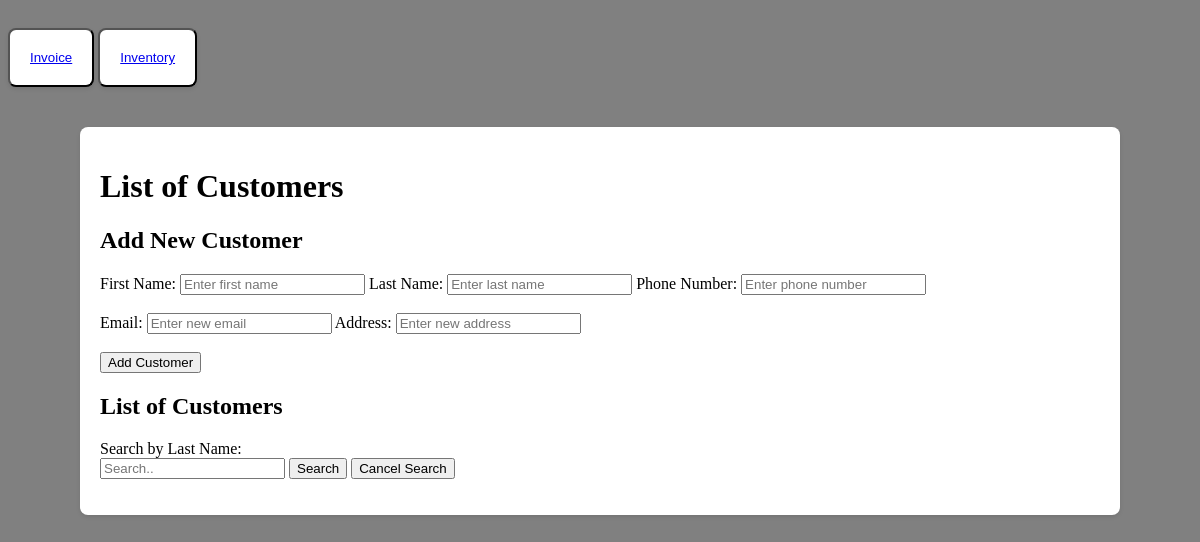
/customers, run on an earlier commit of the app's database.
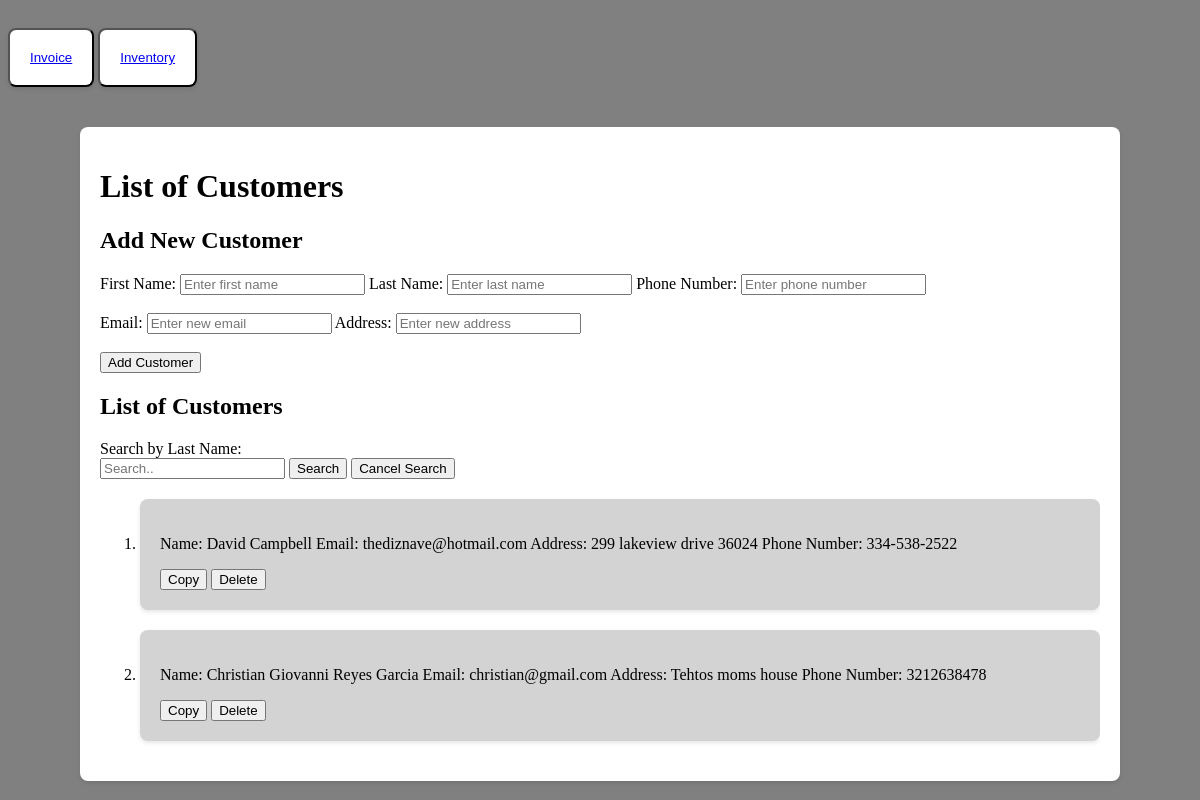
And on a later commit of the database.
### app.py (models this page shows, shortened)
class Customer(db.Model):
    id = db.Column(db.Integer, primary_key=True)
    first_name = db.Column(db.String(100), nullable=False)
    last_name = db.Column(db.String(100), nullable=False)
    email_address = db.Column(db.String(100), nullable=False)
    address = db.Column(db.String(100), nullable=False)
    phone_number = db.Column(db.String(20), nullable=False)

### app.py (the view)
@app.route('/customers')
def list_customers():
    customers = Customer.query.all()
    return render_template('customers.html', customers=customers)

### templates/customers.html (shortened to what this page needs)
<!DOCTYPE html>
<html lang="en">
<head>
    <link rel="stylesheet" href="{{ url_for('static', filename='css/customers.css')}}">
</head>
<body>
    <div class="navbar">
        <button id="nav"><a href='/'>Invoice</a></button>
        <button id="nav"><a href='inventory'>Inventory</a></button>
    </div>
    <div class="paper">
    <header>
        <h1>List of Customers</h1>
    </header>
    <main>
        <h2>Add New Customer</h2>
        <form action="{{ url_for('add_customer') }}" method="post">
            <label for="new_firstname">First Name:</label>
            <input type="text" id="new_firstname" name="new_firstname" placeholder="Enter first name">
            <label for="new_lastname">Last Name:</label>
            <input type="text" id="new_lastname" name="new_lastname" placeholder="Enter last name">
            <label for="new_phonenumber">Phone Number:</label>
            <input type="text" id="new_phonenumber" name="new_phonenumber" placeholder="Enter phone number"><br><br>
            <label for="new_email_address">Email:</label>
            <input type="text" id="new_email_address" name="new_email_address" placeholder="Enter new email">
            <label for="new_address">Address:</label>
            <input type="text" id="new_address" name="new_address" placeholder="Enter new address"><br><br>
            <button type="submit">Add Customer</button>
        </form>
        <h2>List of Customers</h2>
        <div class="customer-list-container">
            <form action="/search_customers" method="GET">
                <label for="search_lastname">Search by Last Name:</label><br>
                <input type="text" id="search_lastname" name="search_lastname" placeholder="Search..">
                <input type="submit" value="Search">
                <a href="/customers"><button type="button">Cancel Search</button></a>
            </form>
            <ol>
                {% for customer in customers %}
                <li class="customer_list">
                    <p>Name: {{ customer.first_name }} {{ customer.last_name }} Email: {{ customer.email_address }} Address: {{ customer.address }} Phone Number: {{ customer.phone_number }}</p>
                    <form action="{{ url_for('main_page') }}" method="post" style="display: inline;">
                        <button type="submit">Copy</button>
                    </form>
                    <form action="{{ url_for('delete_customer', customer_id=customer.id) }}" method="post" style="display: inline;">
                        <button type="submit">Delete</button>
                    </form>
                </li>
                {% endfor %}
            </ol>
        </div>
    </main>
</div>
</body>
</html>

### static/css/customers.css (style rules this page uses)
.paper { background-color: #fff; box-shadow: 0 2px 4px rgba(0, 0, 0, 0.1); border-radius: 8px; padding: 20px; margin: 20px auto; max-width: 1000px; }
body { background-color: grey; }
.customer_list { background-color: lightgrey; box-shadow: 0 2px 4px rgba(0, 0, 0, 0.1); border-radius: 8px; padding: 20px; margin: 20px auto; max-width: 1000px; }
.customer-list-container { max-height: 1000px; overflow-y: auto; }
#nav { background-color: #fff; box-shadow: 0 2px 4px rgba(0, 0, 0, 0.1); border-radius: 8px; padding: 20px; margin: 20px auto; max-width: 1000px; }

What changed in the data, as far as the page shows it:
added Customer: first_name "David", last_name "Campbell", email_address "thediznave@hotmail.com", address "299 lakeview drive 36024", phone_number "334-538-2522"
added Customer: first_name "Christian", last_name "Giovanni Reyes Garcia", email_address "christian@gmail.com", address "Tehtos moms house", phone_number "3212638478"
